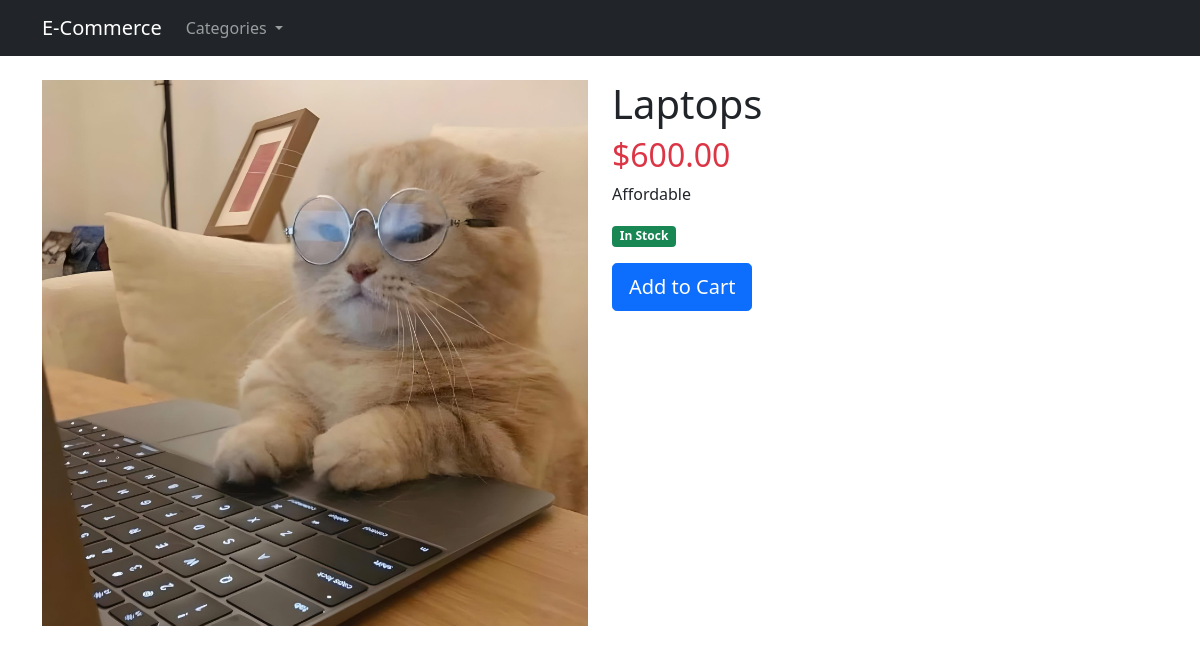
/2/laptops/, run on the app's committed database.
### store/models.py (models this page shows, shortened)
class Product(models.Model):
    category = models.ForeignKey(Category, related_name='products', on_delete=models.CASCADE)
    title = models.CharField(max_length=150)
    slug = models.SlugField(max_length=150, unique=True)
    description = models.TextField()
    image = models.ImageField(upload_to='products/', default='products/default.png')
    price = models.DecimalField(max_digits=10, decimal_places=2)
    available = models.BooleanField(default=True)
    created = models.DateTimeField(auto_now_add=True)
    updated = models.DateTimeField(auto_now=True)
    class Meta:
        ordering = ('-created',)

### store/views.py (the view)
# urls.py: path('<int:id>/<slug:slug>/', views.product_detail, name='product_detail'),
def product_detail(request, id, slug):
    product = get_object_or_404(Product, id=id, slug=slug, available=True)
    categories = Category.objects.all()
    return render(request, 'store/product/detail.html', {'product': product, 'categories': categories})

### store/models.py (called while the page is built)
    def get_absolute_url(self):
        return reverse('store:product_list_by_category', args=[self.slug])

### store/templates/store/product/detail.html (shortened to what this page needs)
{% extends "store/base.html" %}
{% block content %}
    <div class="row">
        <div class="col-md-6">
            <img src="{{ product.image.url }}" class="img-fluid" alt="{{ product.title }}">
        </div>
        <div class="col-md-6">
            <h1>{{ product.title }}</h1>
            <h2 class="text-danger">${{ product.price }}</h2>
            <p>{{ product.description }}</p>
            <p>
                {% if product.available %}
                    <span class="badge bg-success">In Stock</span>
                {% else %}
                    <span class="badge bg-danger">Out of Stock</span>
                {% endif %}
            </p>
            <button class="btn btn-primary btn-lg">Add to Cart</button>
        </div>
    </div>
{% endblock %}

### data on the page
Product: image (picture), title "Laptops", price "600.00", description "Affordable"
